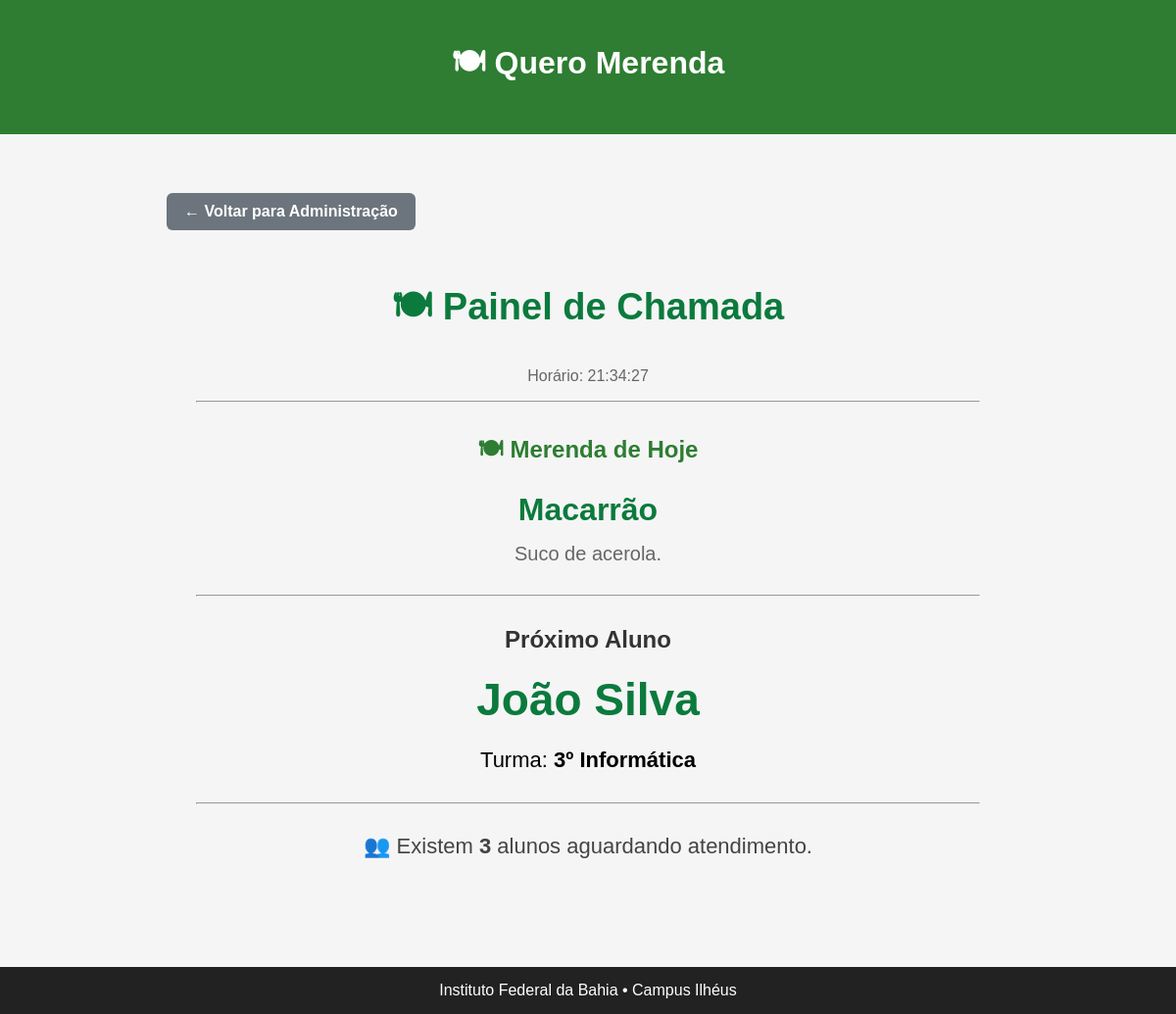
Screenshot of /painel/ (signed in) with the database file from the repository.
### merenda/models.py (models this page shows, shortened)
class Cardapio(models.Model):
    data = models.DateField()
    descricao = models.CharField(
        max_length=200
    )
    observacao = models.TextField(
        blank=True
    )
    ativo = models.BooleanField(
        default=True
    )

class Fila(models.Model):
    STATUS_CHOICES = [
        ('AGUARDANDO', 'Aguardando'),
        ('ATENDIDO', 'Atendido'),
        ('DESISTIU', 'Desistiu'),
        ('BLOQUEADO', 'Bloqueado'),
    ]
    aluno = models.ForeignKey(
        Aluno,
        on_delete=models.CASCADE,
        verbose_name="Aluno"
    )
    cardapio = models.ForeignKey(
    Cardapio,
    on_delete=models.CASCADE,
    verbose_name="Cardápio",
    null=True,
    blank=True
    )
    data = models.DateField(
        auto_now_add=True,
        verbose_name="Data"
    )
    horario_entrada = models.DateTimeField(
        auto_now_add=True,
        verbose_name="Horário de entrada"
    )
    status = models.CharField(
        max_length=20,
        choices=STATUS_CHOICES,
        default='AGUARDANDO',
        verbose_name="Status"
    )
    class Meta:
        verbose_name = "Fila"
        verbose_name_plural = "Fila"
        ordering = ["horario_entrada"]

class Aluno(models.Model):
    nome = models.CharField(
        max_length=100,
        verbose_name="Nome"
    )
    matricula = models.CharField(
        max_length=20,
        unique=True,
        verbose_name="Matrícula"
    )
    turma = models.CharField(
        max_length=30,
        verbose_name="Turma"
    )
    ativo = models.BooleanField(
        default=True,
        verbose_name="Aluno ativo"
    )
    class Meta:
        verbose_name = "Aluno"
        verbose_name_plural = "Alunos"
        ordering = ["nome"]

### merenda/views.py (the view, shortened to what this page needs)
@login_required
def painel(request):
    fila = Fila.objects.filter(
        status="AGUARDANDO"
    ).order_by(
        "horario_entrada"
    ).first()
    cardapio = fila.cardapio
    pessoas_na_frente = Fila.objects.filter(
        data=fila.data,
        status="AGUARDANDO",
        horario_entrada__lt=fila.horario_entrada
    ).count()
    total_aguardando = Fila.objects.filter(
        status="AGUARDANDO"
    ).count()
    return render(
        request,
        "merenda/painel.html",
        {
            "fila": fila,
            "cardapio": cardapio,
            "posicao": pessoas_na_frente + 1,
            "total_aguardando": total_aguardando,
            "hora_atual": datetime.now()
        }
    )

### merenda/templates/merenda/painel.html (shortened to what this page needs)
{% extends "merenda/base.html" %}
{% block conteudo %}
<a
    href="{% url 'administracao' %}"
    class="botao-voltar"
>
    ← Voltar para Administração
</a>
<div class="painel">
    <h1>🍽 Painel de Chamada</h1>
    <p class="hora">
        Horário: {{ hora_atual|date:"H:i:s" }}
    </p>
    <hr>
    <section class="secao-merenda">
        <h2>🍽 Merenda de Hoje</h2>
        {% if cardapio %}
            <div class="cardapio">
                <strong>
                    {{ cardapio.descricao }}
                </strong>
            </div>
            {% if cardapio.observacao %}
                <p class="observacao">
                    {{ cardapio.observacao }}
                </p>
            {% endif %}
        {% else %}
            <p>
                Nenhum cardápio cadastrado para hoje.
            </p>
        {% endif %}
    </section>
    <hr>
    {% if fila %}
        <section class="proximo-aluno">
            <h2>Próximo Aluno</h2>
            <h3>
                {{ fila.aluno.nome }}
            </h3>
            <p>
                Turma:
                <strong>
                    {{ fila.aluno.turma }}
                </strong>
            </p>
        </section>
        <hr>
        <div class="aguardando">
            👥
            Existem
            <strong>
                {{ total_aguardando }}
            </strong>
            alunos aguardando atendimento.
        </div>
    {% endif %}
</div>
{% endblock %}

### merenda/static/css/estilo.css (style rules this page uses)
body { margin:0; background:#f5f5f5; font-family:Arial, Helvetica, sans-serif; }
h2 { color:#2E7D32; }
.painel { max-width:800px; margin:30px auto; text-align:center; }
.painel h1 { color:#0B7A3D; font-size:38px; }
.hora { font-size:16px; color:#666; }
.secao-merenda { margin:30px 0; }
.secao-merenda h2 { font-size:24px; }
.cardapio { font-size:32px; font-weight:bold; color:#0B7A3D; margin:15px 0; }
.observacao { font-size:20px; color:#666; margin-top:10px; }
.proximo-aluno { margin:30px 0; }
.proximo-aluno h2 { font-size:24px; color:#333; }
.proximo-aluno h3 { font-size:46px; color:#0B7A3D; margin:15px 0; }
.proximo-aluno p { font-size:22px; }
.aguardando { margin-top:30px; font-size:22px; color:#444; }
.botao-voltar { display: inline-block; margin: 20px; padding: 10px 18px; background-color: #6c757d; color: white; text-decoration: none; border-radius: 6px; font-weight: bold; transition: background-color 0.2s ease; }
.botao-voltar { display: inline-block; margin: 20px; padding: 10px 18px; background-color: #6c757d; color: #ffffff; text-decoration: none; border-radius: 6px; font-weight: bold; transition: background-color 0.2s ease; }

### rows the page displays
Cardapio: descricao "Macarrão", observacao "Suco de acerola."
Fila: aluno.nome "João Silva", aluno.turma "3º Informática"

### other values shown
{{ total_aguardando }} "3"
